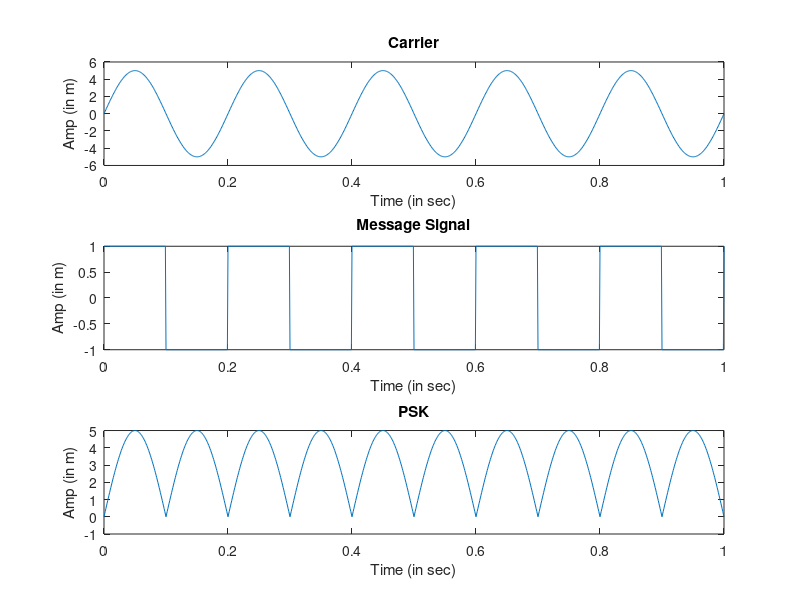

The MATLAB script that drew this image:
clc %for clearing the command window
close all %for closing all the window except command window
clear all %for deleting all the variables from the memory
t=0:.001:1; % For setting the sampling interval
fc=input('Enter frequency of Carrier Sine wave (in Hz): ');
fm=input('Enter Message frequency (in Hz): ');
amp=input('Enter Carrier & Message Amplitude(Assuming Both Equal) (in m):');
c=amp.*sin(2*pi*fc*t);% Generating Carrier Sine
subplot(3,1,1) %For Plotting The Carrier wave
plot(t,c)
xlabel('Time (in sec)')
ylabel('Amp (in m)')
title('Carrier')
m=square(2*pi*fm*t);% For Plotting Message signal
subplot(3,1,2)
plot(t,m)
xlabel('Time (in sec)')
ylabel('Amp (in m)')
title('Message Signal')% Sine wave multiplied with square wave in order to generate PSK
x=c.*m;
subplot(3,1,3) % For Plotting PSK (Phase Shift Keyed) signal
plot(t,x)
xlabel('Time (in sec)')
ylabel('Amp (in m)')
title('PSK')
